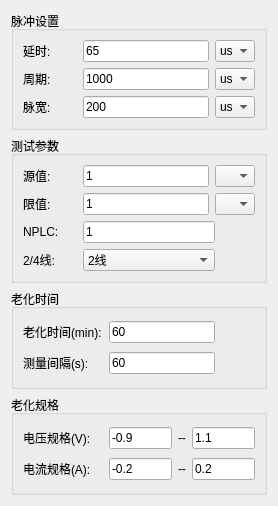
<?xml version="1.0" encoding="UTF-8"?>
<ui version="4.0">
 <class>ConsCfgWgt</class>
 <widget class="QWidget" name="ConsCfgWgt">
  <property name="geometry">
   <rect>
    <x>0</x>
    <y>0</y>
    <width>278</width>
    <height>506</height>
   </rect>
  </property>
  <property name="windowTitle">
   <string>Form</string>
  </property>
  <layout class="QVBoxLayout" name="verticalLayout_4">
   <item>
    <widget class="QGroupBox" name="m_gbPulse">
     <property name="title">
      <string>脉冲设置</string>
     </property>
     <layout class="QVBoxLayout" name="verticalLayout">
      <item>
       <layout class="QHBoxLayout" name="horizontalLayout">
        <item>
         <widget class="QLabel" name="label_2">
          <property name="minimumSize">
           <size>
            <width>54</width>
            <height>16</height>
           </size>
          </property>
          <property name="maximumSize">
           <size>
            <width>54</width>
            <height>16</height>
           </size>
          </property>
          <property name="text">
           <string>延时:</string>
          </property>
         </widget>
        </item>
        <item>
         <widget class="QLineEdit" name="m_editDelay">
          <property name="text">
           <string>65</string>
          </property>
         </widget>
        </item>
        <item>
         <widget class="QComboBox" name="m_cbDelayUnit">
          <property name="minimumSize">
           <size>
            <width>40</width>
            <height>0</height>
           </size>
          </property>
          <property name="maximumSize">
           <size>
            <width>40</width>
            <height>16777215</height>
           </size>
          </property>
          <item>
           <property name="text">
            <string>us</string>
           </property>
          </item>
          <item>
           <property name="text">
            <string>ms</string>
           </property>
          </item>
          <item>
           <property name="text">
            <string>s</string>
           </property>
          </item>
         </widget>
        </item>
       </layout>
      </item>
      <item>
       <layout class="QHBoxLayout" name="horizontalLayout_3">
        <item>
         <widget class="QLabel" name="label_4">
          <property name="minimumSize">
           <size>
            <width>54</width>
            <height>16</height>
           </size>
          </property>
          <property name="maximumSize">
           <size>
            <width>54</width>
            <height>16</height>
           </size>
          </property>
          <property name="text">
           <string>周期:</string>
          </property>
         </widget>
        </item>
        <item>
         <widget class="QLineEdit" name="m_editPeriod">
          <property name="text">
           <string>1000</string>
          </property>
         </widget>
        </item>
        <item>
         <widget class="QComboBox" name="m_cbPeriodUnit">
          <property name="minimumSize">
           <size>
            <width>40</width>
            <height>0</height>
           </size>
          </property>
          <property name="maximumSize">
           <size>
            <width>40</width>
            <height>16777215</height>
           </size>
          </property>
          <item>
           <property name="text">
            <string>us</string>
           </property>
          </item>
          <item>
           <property name="text">
            <string>ms</string>
           </property>
          </item>
          <item>
           <property name="text">
            <string>s</string>
           </property>
          </item>
         </widget>
        </item>
       </layout>
      </item>
      <item>
       <layout class="QHBoxLayout" name="horizontalLayout_2">
        <item>
         <widget class="QLabel" name="label_3">
          <property name="minimumSize">
           <size>
            <width>54</width>
            <height>16</height>
           </size>
          </property>
          <property name="maximumSize">
           <size>
            <width>54</width>
            <height>16</height>
           </size>
          </property>
          <property name="text">
           <string>脉宽:</string>
          </property>
         </widget>
        </item>
        <item>
         <widget class="QLineEdit" name="m_editDuty">
          <property name="text">
           <string>200</string>
          </property>
         </widget>
        </item>
        <item>
         <widget class="QComboBox" name="m_cbDutyUnit">
          <property name="minimumSize">
           <size>
            <width>40</width>
            <height>0</height>
           </size>
          </property>
          <property name="maximumSize">
           <size>
            <width>40</width>
            <height>16777215</height>
           </size>
          </property>
          <item>
           <property name="text">
            <string>us</string>
           </property>
          </item>
          <item>
           <property name="text">
            <string>ms</string>
           </property>
          </item>
          <item>
           <property name="text">
            <string>s</string>
           </property>
          </item>
         </widget>
        </item>
       </layout>
      </item>
     </layout>
    </widget>
   </item>
   <item>
    <widget class="QGroupBox" name="groupBox_2">
     <property name="title">
      <string>测试参数</string>
     </property>
     <layout class="QVBoxLayout" name="verticalLayout_2">
      <item>
       <layout class="QHBoxLayout" name="horizontalLayout_5">
        <item>
         <widget class="QLabel" name="label_5">
          <property name="minimumSize">
           <size>
            <width>54</width>
            <height>16</height>
           </size>
          </property>
          <property name="maximumSize">
           <size>
            <width>54</width>
            <height>16</height>
           </size>
          </property>
          <property name="text">
           <string>源值:</string>
          </property>
         </widget>
        </item>
        <item>
         <widget class="QLineEdit" name="m_editMeasVal">
          <property name="text">
           <string>1</string>
          </property>
         </widget>
        </item>
        <item>
         <widget class="QComboBox" name="m_cbMeasUnit">
          <property name="minimumSize">
           <size>
            <width>40</width>
            <height>0</height>
           </size>
          </property>
          <property name="maximumSize">
           <size>
            <width>40</width>
            <height>16777215</height>
           </size>
          </property>
         </widget>
        </item>
       </layout>
      </item>
      <item>
       <layout class="QHBoxLayout" name="horizontalLayout_6">
        <item>
         <widget class="QLabel" name="label_6">
          <property name="minimumSize">
           <size>
            <width>54</width>
            <height>16</height>
           </size>
          </property>
          <property name="maximumSize">
           <size>
            <width>54</width>
            <height>16</height>
           </size>
          </property>
          <property name="text">
           <string>限值:</string>
          </property>
         </widget>
        </item>
        <item>
         <widget class="QLineEdit" name="m_editLmtVal">
          <property name="text">
           <string>1</string>
          </property>
         </widget>
        </item>
        <item>
         <widget class="QComboBox" name="m_cbLmtUnit">
          <property name="minimumSize">
           <size>
            <width>40</width>
            <height>0</height>
           </size>
          </property>
          <property name="maximumSize">
           <size>
            <width>40</width>
            <height>16777215</height>
           </size>
          </property>
         </widget>
        </item>
       </layout>
      </item>
      <item>
       <layout class="QHBoxLayout" name="horizontalLayout_7">
        <item>
         <widget class="QLabel" name="label_7">
          <property name="sizePolicy">
           <sizepolicy hsizetype="Fixed" vsizetype="Preferred">
            <horstretch>0</horstretch>
            <verstretch>0</verstretch>
           </sizepolicy>
          </property>
          <property name="minimumSize">
           <size>
            <width>54</width>
            <height>16</height>
           </size>
          </property>
          <property name="maximumSize">
           <size>
            <width>54</width>
            <height>16</height>
           </size>
          </property>
          <property name="text">
           <string>NPLC:</string>
          </property>
         </widget>
        </item>
        <item>
         <widget class="QLineEdit" name="m_editNplc">
          <property name="text">
           <string>1</string>
          </property>
         </widget>
        </item>
        <item>
         <spacer name="horizontalSpacer_2">
          <property name="orientation">
           <enum>Qt::Horizontal</enum>
          </property>
          <property name="sizeType">
           <enum>QSizePolicy::Fixed</enum>
          </property>
          <property name="sizeHint" stdset="0">
           <size>
            <width>40</width>
            <height>20</height>
           </size>
          </property>
         </spacer>
        </item>
       </layout>
      </item>
      <item>
       <layout class="QHBoxLayout" name="horizontalLayout_12">
        <item>
         <widget class="QLabel" name="label_14">
          <property name="sizePolicy">
           <sizepolicy hsizetype="Fixed" vsizetype="Preferred">
            <horstretch>0</horstretch>
            <verstretch>0</verstretch>
           </sizepolicy>
          </property>
          <property name="minimumSize">
           <size>
            <width>54</width>
            <height>16</height>
           </size>
          </property>
          <property name="maximumSize">
           <size>
            <width>54</width>
            <height>16</height>
           </size>
          </property>
          <property name="text">
           <string>2/4线:</string>
          </property>
         </widget>
        </item>
        <item>
         <widget class="QComboBox" name="m_cb2Wire">
          <item>
           <property name="text">
            <string>2线</string>
           </property>
          </item>
          <item>
           <property name="text">
            <string>4线</string>
           </property>
          </item>
         </widget>
        </item>
        <item>
         <spacer name="horizontalSpacer_5">
          <property name="orientation">
           <enum>Qt::Horizontal</enum>
          </property>
          <property name="sizeType">
           <enum>QSizePolicy::Fixed</enum>
          </property>
          <property name="sizeHint" stdset="0">
           <size>
            <width>40</width>
            <height>20</height>
           </size>
          </property>
         </spacer>
        </item>
       </layout>
      </item>
     </layout>
    </widget>
   </item>
   <item>
    <widget class="QGroupBox" name="groupBox_3">
     <property name="minimumSize">
      <size>
       <width>0</width>
       <height>0</height>
      </size>
     </property>
     <property name="maximumSize">
      <size>
       <width>16777215</width>
       <height>16777215</height>
      </size>
     </property>
     <property name="title">
      <string>老化时间</string>
     </property>
     <layout class="QVBoxLayout" name="verticalLayout_3">
      <item>
       <layout class="QHBoxLayout" name="horizontalLayout_8">
        <item>
         <widget class="QLabel" name="label_8">
          <property name="sizePolicy">
           <sizepolicy hsizetype="Preferred" vsizetype="Preferred">
            <horstretch>0</horstretch>
            <verstretch>0</verstretch>
           </sizepolicy>
          </property>
          <property name="minimumSize">
           <size>
            <width>80</width>
            <height>16</height>
           </size>
          </property>
          <property name="maximumSize">
           <size>
            <width>54</width>
            <height>16</height>
           </size>
          </property>
          <property name="text">
           <string>老化时间(min):</string>
          </property>
         </widget>
        </item>
        <item>
         <widget class="QLineEdit" name="m_editBurnInTime">
          <property name="text">
           <string>60</string>
          </property>
         </widget>
        </item>
        <item>
         <spacer name="horizontalSpacer_3">
          <property name="orientation">
           <enum>Qt::Horizontal</enum>
          </property>
          <property name="sizeType">
           <enum>QSizePolicy::Fixed</enum>
          </property>
          <property name="sizeHint" stdset="0">
           <size>
            <width>40</width>
            <height>20</height>
           </size>
          </property>
         </spacer>
        </item>
       </layout>
      </item>
      <item>
       <layout class="QHBoxLayout" name="horizontalLayout_9">
        <item>
         <widget class="QLabel" name="label_9">
          <property name="sizePolicy">
           <sizepolicy hsizetype="Preferred" vsizetype="Preferred">
            <horstretch>0</horstretch>
            <verstretch>0</verstretch>
           </sizepolicy>
          </property>
          <property name="minimumSize">
           <size>
            <width>80</width>
            <height>16</height>
           </size>
          </property>
          <property name="maximumSize">
           <size>
            <width>54</width>
            <height>16</height>
           </size>
          </property>
          <property name="text">
           <string>测量间隔(s):</string>
          </property>
         </widget>
        </item>
        <item>
         <widget class="QLineEdit" name="m_editMeasInter">
          <property name="text">
           <string>60</string>
          </property>
         </widget>
        </item>
        <item>
         <spacer name="horizontalSpacer_4">
          <property name="orientation">
           <enum>Qt::Horizontal</enum>
          </property>
          <property name="sizeType">
           <enum>QSizePolicy::Fixed</enum>
          </property>
          <property name="sizeHint" stdset="0">
           <size>
            <width>40</width>
            <height>20</height>
           </size>
          </property>
         </spacer>
        </item>
       </layout>
      </item>
     </layout>
    </widget>
   </item>
   <item>
    <widget class="QGroupBox" name="groupBox_4">
     <property name="title">
      <string>老化规格</string>
     </property>
     <layout class="QVBoxLayout" name="verticalLayout_5">
      <item>
       <layout class="QHBoxLayout" name="horizontalLayout_10">
        <item>
         <widget class="QLabel" name="label_10">
          <property name="sizePolicy">
           <sizepolicy hsizetype="Preferred" vsizetype="Preferred">
            <horstretch>0</horstretch>
            <verstretch>0</verstretch>
           </sizepolicy>
          </property>
          <property name="minimumSize">
           <size>
            <width>80</width>
            <height>16</height>
           </size>
          </property>
          <property name="maximumSize">
           <size>
            <width>100</width>
            <height>16</height>
           </size>
          </property>
          <property name="text">
           <string>电压规格(V):</string>
          </property>
         </widget>
        </item>
        <item>
         <widget class="QLineEdit" name="m_editVoltStd1">
          <property name="text">
           <string>-0.9</string>
          </property>
         </widget>
        </item>
        <item>
         <widget class="QLabel" name="label_11">
          <property name="text">
           <string>--</string>
          </property>
         </widget>
        </item>
        <item>
         <widget class="QLineEdit" name="m_editVoltStd2">
          <property name="text">
           <string>1.1</string>
          </property>
         </widget>
        </item>
       </layout>
      </item>
      <item>
       <layout class="QHBoxLayout" name="horizontalLayout_11">
        <item>
         <widget class="QLabel" name="label_13">
          <property name="sizePolicy">
           <sizepolicy hsizetype="Preferred" vsizetype="Preferred">
            <horstretch>0</horstretch>
            <verstretch>0</verstretch>
           </sizepolicy>
          </property>
          <property name="minimumSize">
           <size>
            <width>80</width>
            <height>16</height>
           </size>
          </property>
          <property name="maximumSize">
           <size>
            <width>100</width>
            <height>16</height>
           </size>
          </property>
          <property name="text">
           <string>电流规格(A):</string>
          </property>
         </widget>
        </item>
        <item>
         <widget class="QLineEdit" name="m_editCurrStd1">
          <property name="text">
           <string>-0.2</string>
          </property>
         </widget>
        </item>
        <item>
         <widget class="QLabel" name="label_12">
          <property name="text">
           <string>--</string>
          </property>
         </widget>
        </item>
        <item>
         <widget class="QLineEdit" name="m_editCurrStd2">
          <property name="text">
           <string>0.2</string>
          </property>
         </widget>
        </item>
       </layout>
      </item>
     </layout>
    </widget>
   </item>
  </layout>
 </widget>
 <resources/>
 <connections/>
</ui>
